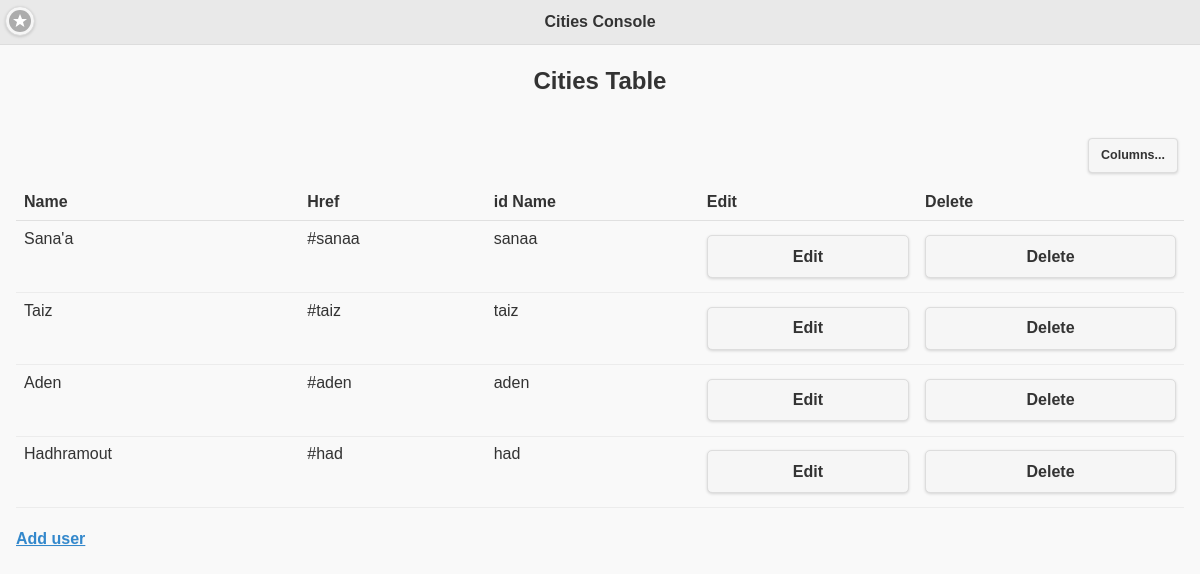
Page /citiesconfig.php on the committed database.
### tables this page shows
CREATE TABLE IF NOT EXISTS `cities` (
  `id` int(10) NOT NULL AUTO_INCREMENT,
  `name` varchar(30) NOT NULL,
  `href` varchar(20) NOT NULL,
  `idname` varchar(20) NOT NULL,
  PRIMARY KEY (`id`)
);

### citiesconfig.php (called while the page is built, shortened)
<?php
include '/include/config.php';
$sql = "select id, name , href, idname from cities";
$result = mysqli_query($link, $sql);
$cities_list = array();
while($rows = mysqli_fetch_array($result))
{
    $cities_list[] = array('id' => $rows['id'],
                            'name' => $rows['name'],
							'href' => $rows['href'],
							'idname' => $rows['idname']);
}
include 'citieslist.php';
exit();
?>

### citieslist.php (the view, shortened to what this page needs)
<?php
include_once 'citiesconfig.php';
?>
<!DOCTYPE html>
<html>
<head>
	<link rel="stylesheet" href="_/css/jquery.mobile-1.4.5.min.css" />
	<link rel="stylesheet" href="_/css/mystyles.css" />
</head>
<body>
	<div id="universities" data-role="page" data-title="YUG: Cities Console">
    	<div data-role="header" data-position="fixed" data-id="header">
        	<h1>Cities Console</h1>
            <a href="admin.php" data-role="button" data-ajax="false" data-iconpos="notext" data-icon="star">Admin</a>
        </div>
		<h2 class="head1" align="center">Cities Table</h2>
		<div data-role="main" class="ui-content" >
		<table data-role="table" class="ui-responsive table-stroke" data-mode="columntoggle" id="myTable">
				<thead>
					<tr>
						<th>Name</td>
                        <th data-priority="1">Href</th>
                        <th data-priority="2">id Name</th>
						<th>Edit</th><th>Delete</th>
					</tr>
				</thead>
				<tbody>
					<?php foreach($cities_list as $row) : ?>
						<tr>
							<td>
								<?php echo $row["name"]; ?>
							</td>
                            <td>
								<?php echo $row["href"]; ?>
							</td>
                            <td>
								<?php echo $row["idname"]; ?>
							</td>
							<td>
								<form method="post" action="citiesconfig.php">
									<input type="submit" value="Edit" />
								</form>
							</td>
							<td>
								<form method="POST" action="citiesconfig.php"
								onSubmit="return ConfirmDelete();">
									<input type="submit" value="Delete" />
								</form>
							</td>
						<tr>
					<?php endforeach; ?>
				</tbody>
			</table><br/>
			<div align="left">
			<a href="addcities.php" data-ajax="false">Add user</a></div>
		</div>
		</div>
			<div data-role="footer" data-position="fixed" data-id="footer">
        	<div data-role="navbar">
            	<ul>
                    <li><a id="logout" href="admin.php?q=logout" data-role="button" data-icon="alert" data-mini="true">Logout</a></li>
                    <li><a href="#about" data-role="button" data-rel="dialog" data-icon="info" data-mini="true">About</a></li>
                </ul>
            </div>
        </div>
</body>
</html>

### rows in the picture
cities: name "Sana'a", href "#sanaa", idname "sanaa"
cities: name "Taiz", href "#taiz", idname "taiz"
cities: name "Aden", href "#aden", idname "aden"
cities: name "Hadhramout", href "#had", idname "had"
